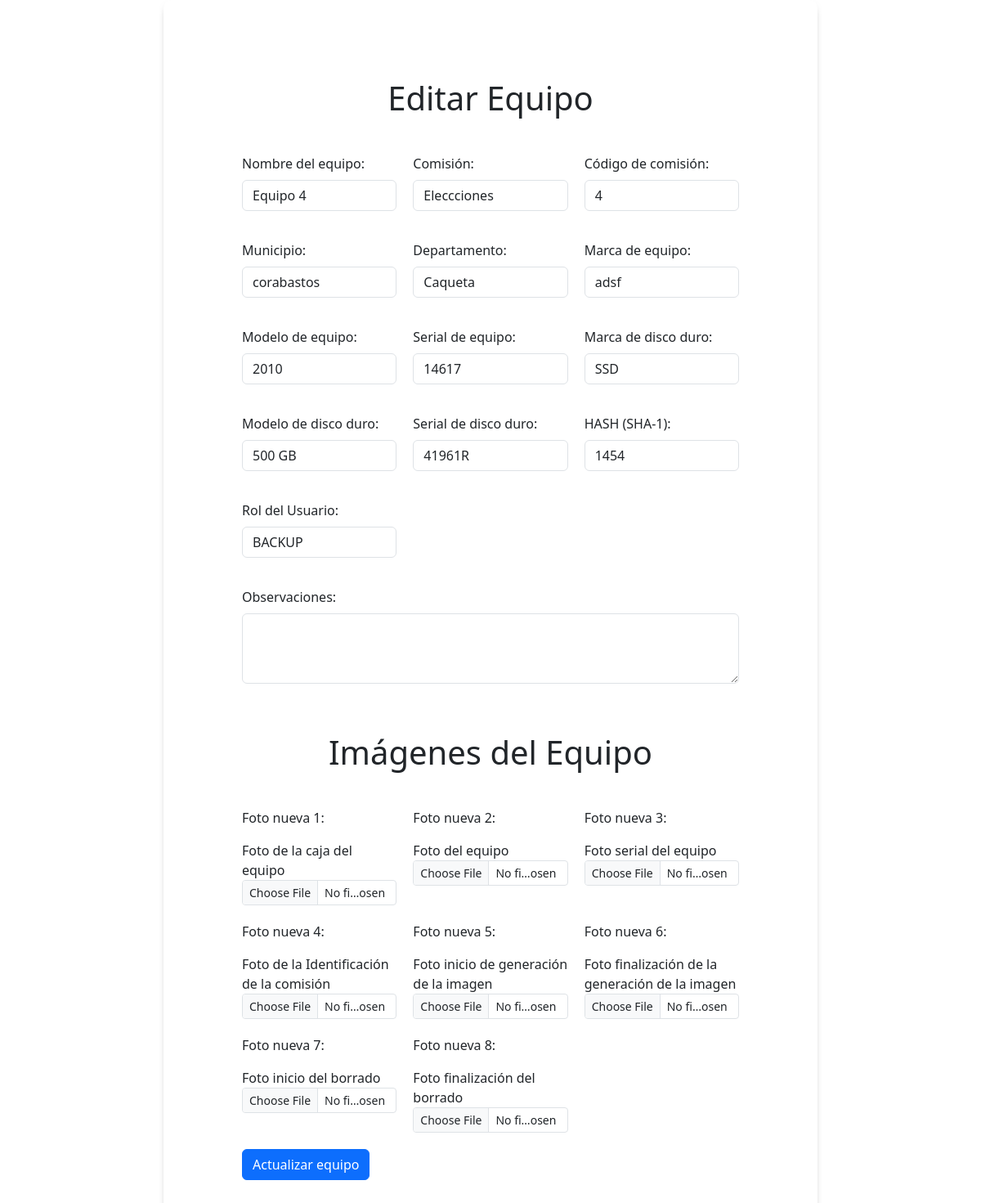
The app's page /equipos/editar-equipo/4 (signed in) with its own data.
### app/models.py (models this page shows, shortened)
class Equipo(db.Model):
    __tablename__ = "equipo"
    asd_id = db.Column(db.Integer, primary_key=True)
    nombre = db.Column(db.String(100), nullable=False)
    estado = db.Column(db.Enum(EstadoEnum), default=EstadoEnum.REGISTRADO)
    comision = db.Column(db.String(100), nullable=True)
    cod_comision = db.Column(db.Numeric(10, 0), nullable=True)# identificador de la comision por jal o consulta
    municipio = db.Column(db.String(100), nullable=True)
    departamento = db.Column(db.String(100), nullable=True)
    equipo_marca = db.Column(db.String(100), nullable=True)
    equipo_modelo = db.Column(db.String(100), nullable=True)
    equipo_serial = db.Column(db.String(100), nullable=True)
    dd_marca = db.Column(db.String(100), nullable=True)
    dd_modelo = db.Column(db.String(100), nullable=True)
    dd_serial = db.Column(db.String(100), nullable=True)
    sha_1 = db.Column(db.String(100), nullable=True)
    proceso = db.Column(db.Enum(Proceso), default=Proceso.JAL)# cambiar campo por jal o consulta proceso
    observacion = db.Column(db.Text,nullable=True)
    fecha_hora_inicio = db.Column(db.DateTime, nullable=True)
    fecha_hora_fin = db.Column(db.DateTime, nullable=True)
    imagenes = db.Column(MutableList.as_mutable(JSON))
    created_at = db.Column(db.DateTime, default=datetime.utcnow, nullable=False)
    updated_at = db.Column(db.DateTime, default=datetime.utcnow, onupdate=datetime.utcnow, nullable=False)
    usuario_id = db.Column(db.Integer, db.ForeignKey('usuario.id', name='fk_usuario_id'), nullable=False)
    jal_id = db.Column(db.Integer, db.ForeignKey('jal.id', name='fk_jal_id'), nullable=True)
    consulta_id = db.Column(db.Integer, db.ForeignKey('consulta.id',name='fk_consulta_id'), nullable=True)
    usuario = db.relationship('Usuario', backref=db.backref('equipo', lazy=True))
    jal = db.relationship('Jal', backref=db.backref('equipo', uselist=False), foreign_keys=[jal_id])
    consulta = db.relationship('Consulta', backref=db.backref('equipo', uselist=False), foreign_keys=[consulta_id])

### app/equipos/routes.py (the view, shortened to what this page needs)
@equipos.route('/editar-equipo/<equipo_id>', methods=['GET', 'POST'])
@acceso_requerido(roles=["Administrador","Agente"])
@login_required
def editar_equipo(equipo_id):
    equipo = Equipo.query.get_or_404(equipo_id)
    form_edit_equipo = EditEquipoForm(obj=equipo)
    current_images_count = len(equipo.imagenes)
    while len(form_edit_equipo.imagenes.entries) < form_edit_equipo.imagenes.max_entries:
        form_edit_equipo.imagenes.append_entry()
    return render_template('editar_equipo.html', form=form_edit_equipo, equipo=equipo, enumerate=enumerate, labels=labels)

### app/equipos/forms.py
class EditEquipoForm(FlaskForm, EquipoForm):
    submit=SubmitField("Actualizar equipo")

### app/auth/routes.py (called while the page is built)
def acceso_requerido(roles=None):
    if roles is None:
        roles = []
    def decorador(f):
        @wraps(f)
        def decorated_function(*args, **kwargs):
            if current_user.is_authenticated is False:
                flash("Debes iniciar sesión para acceder a esta página", "warning")
                return redirect('/auth/login')
            if roles and current_user.rol.value not in roles:
                flash("No tienes permisos para acceder a esta página", "error")
                return redirect('/auth/login')
            return f(*args, **kwargs)
        return decorated_function
    return decorador

### app/models.py (called while the page is built)
@login.user_loader
def user_loader(id):
    return Usuario.query.get(id)

### app/equipos/templates/editar_equipo.html (shortened to what this page needs)
{% extends "form_base.html" %}
{% block form_content %}
<form method="POST" class="formularios" enctype="multipart/form-data">
    <h2 class="text-center my-4 titulo-responsivo">Editar Equipo</h2>
    <div class="form-group mb-3">
        <label for="{{ form.nombre.asd_id }}" class="form-label">{{ form.nombre.label }}</label>
        {{ form.nombre(class="form-control", size=32) }}
    </div>
    <div class="form-group mb-3">
        <label for="{{ form.comision.asd_id }}" class="form-label">{{ form.comision.label }}</label>
        {{ form.comision(class="form-control") }}
    </div>
    <div class="form-group mb-3">
        <label for="{{ form.cod_comision.asd_id }}" class="form-label">{{ form.cod_comision.label }}</label>
        {{ form.cod_comision(class="form-control") }}
      </div>
    <div class="form-group mb-3">
        <label for="{{ form.municipio.asd_id }}" class="form-label">{{ form.municipio.label }}</label>
        {{ form.municipio(class="form-control") }}
    </div>
    <div class="form-group mb-3">
        <label for="{{ form.departamento.asd_id }}" class="form-label">{{ form.departamento.label }}</label>
        {{ form.departamento(class="form-control") }}
    </div>
    <div class="form-group mb-3">
        <label for="{{ form.equipo_marca.asd_id }}" class="form-label">{{ form.equipo_marca.label }}</label>
        {{ form.equipo_marca(class="form-control") }}
    </div>
    <div class="form-group mb-3">
        <label for="{{ form.equipo_modelo.asd_id }}" class="form-label">{{ form.equipo_modelo.label }}</label>
        {{ form.equipo_modelo(class="form-control") }}
    </div>
    <div class="form-group mb-3">
        <label for="{{ form.equipo_serial.asd_id }}" class="form-label">{{ form.equipo_serial.label }}</label>
        {{ form.equipo_serial(class="form-control") }}
    </div>
    <div class="form-group mb-3">
        <label for="{{ form.dd_marca.asd_id }}" class="form-label">{{ form.dd_marca.label }}</label>
        {{ form.dd_marca(class="form-control") }}
    </div>
    <div class="form-group mb-3">
        <label for="{{ form.dd_modelo.asd_id }}" class="form-label">{{ form.dd_modelo.label }}</label>
        {{ form.dd_modelo(class="form-control") }}
    </div>
    <div class="form-group mb-3">
        <label for="{{ form.dd_serial.asd_id }}" class="form-label">{{ form.dd_serial.label }}</label>
        {{ form.dd_serial(class="form-control") }}
    </div>
    <div class="form-group mb-3">
        <label for="{{ form.sha_1.asd_id }}" class="form-label">{{ form.sha_1.label }}</label>
        {{ form.sha_1(class="form-control", rows=3) }}
    </div>
    <div class="form-group mb-3">
        <label for="{{ form.proceso.id }}" class="form-label">{{ form.proceso.label }}</label>
        <select id="{{ form.proceso.id }}" name="{{ form.proceso.name }}" class="form-control">
            {% for value, label in form.proceso.choices %}
                <option value="{{ value }}" {% if value == equipo.proceso.name %}selected{% endif %}>{{ label }}</option>
            {% endfor %}
        </select>
    </div>
    <div class="form-group mb-3 form-observacion">
        <label for="{{ form.observacion.asd_id }}" class="form-label">{{ form.observacion.label }}</label>
        {{ form.observacion(class="form-control", rows=3) }}
    </div>
    <h3 class="text-center my-4 titulo-responsivo">Imágenes del Equipo</h3>
            {% for i in range(8) %}
                <div class="form-group form-group-imagen">
                    {% if equipo.imagenes and i < equipo.imagenes|length %}
                        <p>Foto actual {{ i+1 }}:</p>
                        <img src="{{ url_for('static', filename='img/' + equipo.imagenes[i]) }}" alt="Imagen actual" class="img-fluid" width="100" height="100">
                    {% else %}
                        <p>Foto nueva {{ i+1 }}:</p>
                    {% endif %}
                    <label for="{{ form.imagenes[i].id }}">{{ labels[i] }}</label>
                    {{ form.imagenes[i ](class="form-control form-control-sm") }}
                </div>
            {% endfor %}
    <div class="form-group-button mb-3">
        {{ form.submit(class="btn btn-primary") }}
    </div>
</form>
{% endblock %}

### app/static/css/formulario.css (style rules this page uses)
body { min-height: 100vh; display: flex; align-items: center; justify-content: center; }
.formularios { display: grid; grid-template-columns: 1fr 1fr 1fr; gap: 20px; background-color: #fff; border-radius: 10px; text-align: left; padding: 4.5em 6em; margin: auto; width: 90%; max-width: 1400px; box-shadow: 0 5px 10px -5px rgba(0, 0, 0, 0.535); }
.form-group { display: flex; flex-direction: column; }
.form-observacion { grid-column: span 3; }
.form-group-imagen { grid-column: span 1; }
.form-group-button { grid-column: span 3; display: flex; justify-content: left; }
.titulo-responsivo { font-size: 2.5rem; grid-column: span 3; }
@media (max-width: 1600px) { .formularios { max-width: 800px; } }

### records on screen
Equipo: nombre "Equipo 4", comision "Eleccciones", cod_comision "4", municipio "corabastos", departamento "Caqueta", equipo_marca "adsf", equipo_modelo "2010", equipo_serial "14617", dd_marca "SSD", dd_modelo "500 GB", dd_serial "41961R", sha_1 "1454", proceso "BACKUP"

### other values on screen
{{ i+1 }} "1" "2" "3" "4" "5" "6" "7" "8"
{{ labels[i] }} "Foto de la caja del equipo" "Foto del equipo" "Foto serial del equipo" "Foto de la Identificación de la comisión" "Foto inicio de generación de la imagen" "Foto finalización de la generación de la imagen" "Foto inicio del borrado" "Foto finalización del borrado"
